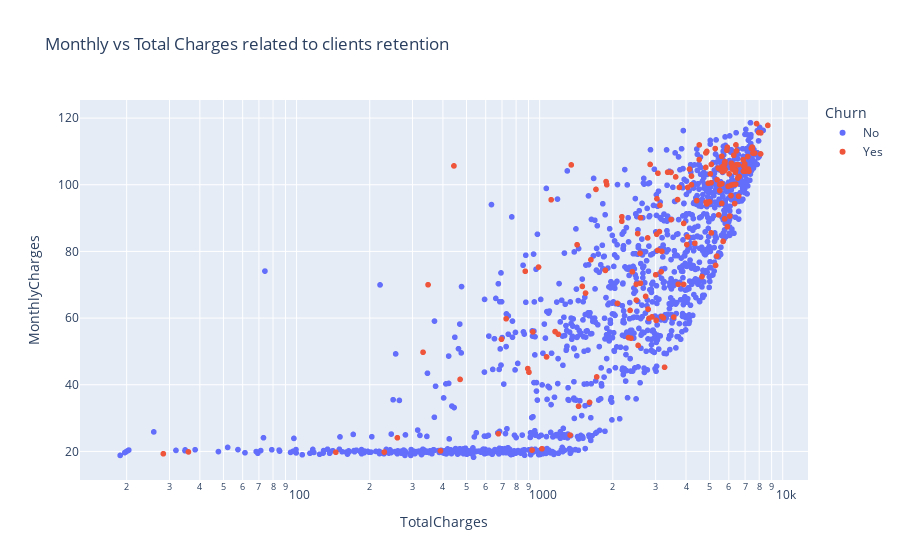

Source (notebook cell):
### Code cell
data = df[df["Contract"]=="One year"]
fig = px.scatter(data, x = "TotalCharges", y = "MonthlyCharges", log_x=True,
                 color = "Churn" , title = "Monthly vs Total Charges related to clients retention" )
fig.show()

### Figure 1 — Plotly figure (JSON) as saved in the notebook; plotly's stock layout.template omitted (floating-point values rounded to 4 significant figures; data arrays with more than 128 entries replaced by an {"elided": "..."} marker saying what was removed)
{"data": [{"hovertemplate": "Churn=No<br>TotalCharges=%{x}<br>MonthlyCharges=%{y}<extra></extra>", "legendgroup": "No", "marker": {"color": "#636efa", "symbol": "circle"}, "mode": "markers", "name": "No", "showlegend": true, "type": "scattergl", "x": {"elided": "1307 str values"}, "xaxis": "x", "y": {"elided": "1307 float values"}, "yaxis": "y"}, {"hovertemplate": "Churn=Yes<br>TotalCharges=%{x}<br>MonthlyCharges=%{y}<extra></extra>", "legendgroup": "Yes", "marker": {"color": "#EF553B", "symbol": "circle"}, "mode": "markers", "name": "Yes", "showlegend": true, "type": "scattergl", "x": {"elided": "166 str values"}, "xaxis": "x", "y": {"elided": "166 float values"}, "yaxis": "y"}], "layout": {"legend": {"title": {"text": "Churn"}, "tracegroupgap": 0}, "title": {"text": "Monthly vs Total Charges related to clients retention"}, "xaxis": {"anchor": "y", "domain": [0, 1], "title": {"text": "TotalCharges"}, "type": "log"}, "yaxis": {"anchor": "x", "domain": [0, 1], "title": {"text": "MonthlyCharges"}}}}
